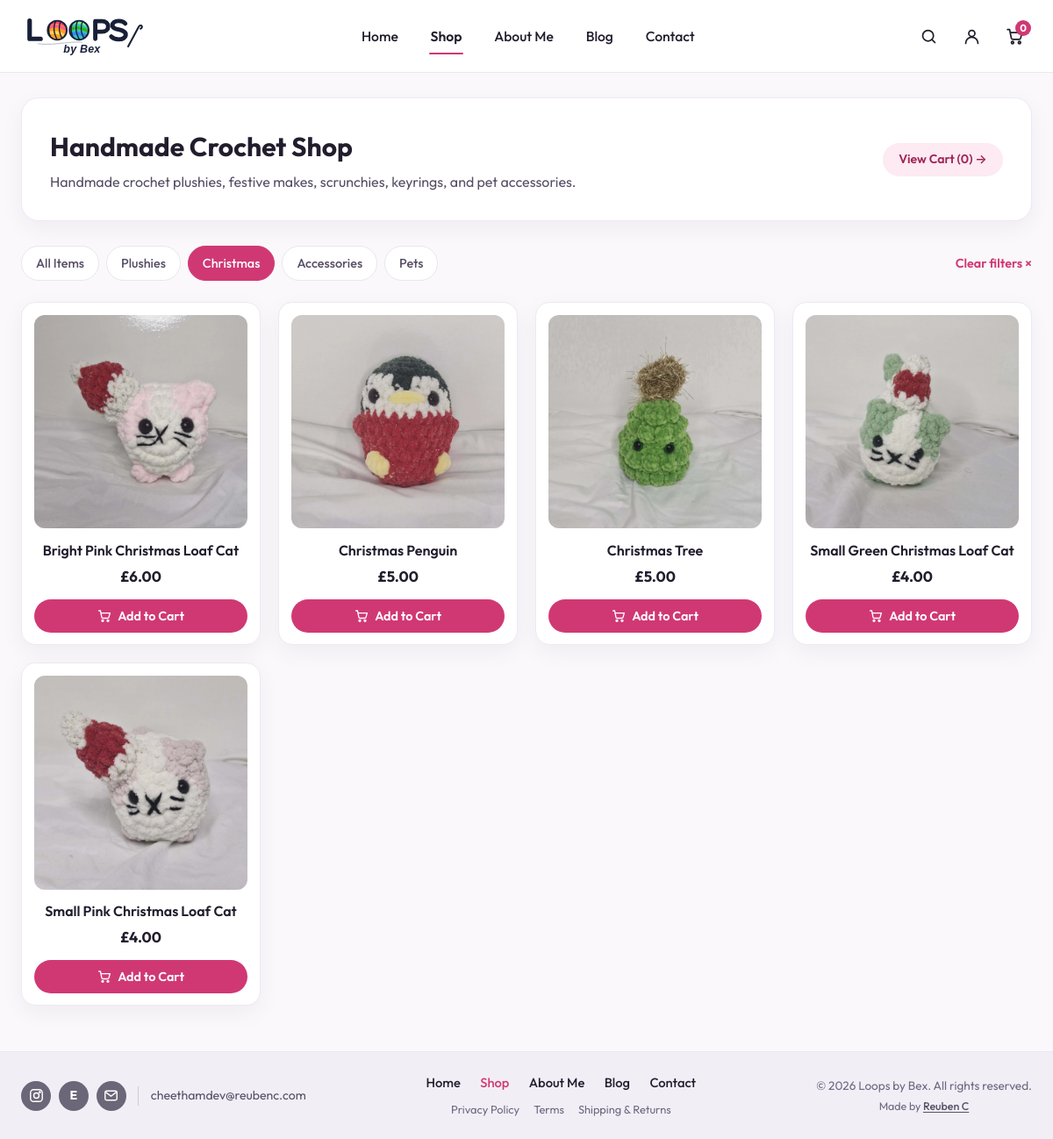
The app's page /shop?category=Christmas with its own data.
### tables this page shows
CREATE TABLE IF NOT EXISTS products (
    id INT UNSIGNED AUTO_INCREMENT PRIMARY KEY,
    slug VARCHAR(120) NOT NULL,
    name VARCHAR(160) NOT NULL,
    category VARCHAR(80) NOT NULL DEFAULT 'Plushies',
    short_description VARCHAR(255) NOT NULL DEFAULT '',
    description TEXT NOT NULL,
    price_pence INT UNSIGNED NOT NULL DEFAULT 0,
    image_path VARCHAR(255) NOT NULL,
    side_image_path VARCHAR(255) NOT NULL DEFAULT '',
    stock_qty INT UNSIGNED NOT NULL DEFAULT 10,
    is_featured_main TINYINT(1) NOT NULL DEFAULT 0,
    is_featured_sidebar TINYINT(1) NOT NULL DEFAULT 0,
    is_active TINYINT(1) NOT NULL DEFAULT 1,
    sort_order INT UNSIGNED NOT NULL DEFAULT 0,
    created_at TIMESTAMP NOT NULL DEFAULT CURRENT_TIMESTAMP,
    UNIQUE KEY uq_products_slug (slug),
    KEY idx_products_active_sort (is_active, sort_order)
);

### includes/cart.php (called while the page is built, shortened)
<?php
function get_raw_cart(): array
{
    return $_SESSION['cart'];
}
function get_cart_item_count(): int
{
    $total = 0;
    return $total;
}

### includes/catalog.php (called while the page is built, shortened)
<?php
function get_all_products(?PDO $pdo): array
{
    $defaultsBySlug = [];
    foreach (default_placeholder_products() as $item) {
        $defaultsBySlug[$item['slug']] = $item;
    }
    if ($pdo instanceof PDO) {
        try {
            $stmt = $pdo->query(
                "SELECT * FROM products
                 WHERE is_active = 1 AND slug NOT LIKE 'placeholder-%'
                 ORDER BY sort_order ASC, id ASC"
            );
            $rows = $stmt ? $stmt->fetchAll() : [];
            if (!empty($rows)) {
                return array_map(static function (array $row) use ($defaultsBySlug): array {
                    $slug = (string) ($row['slug'] ?? '');
                    $fallbackSide = $defaultsBySlug[$slug]['side_image_path'] ?? '';
                    $row['id'] = (int) $row['id'];
                    $row['price_pence'] = (int) $row['price_pence'];
                    $row['stock_qty'] = (int) $row['stock_qty'];
                    $row['is_featured_main'] = (int) $row['is_featured_main'];
                    $row['is_featured_sidebar'] = (int) $row['is_featured_sidebar'];
                    $row['side_image_path'] = trim((string) ($row['side_image_path'] ?? '')) !== ''
                        ? (string) $row['side_image_path']
                        : $fallbackSide;
                    $row['color_options'] = $defaultsBySlug[$slug]['color_options'] ?? [];
                    return $row;
                }, $rows);
            }
        } catch (PDOException $e) {
            error_log('catalog query fallback: ' . $e->getMessage());
        }
    }
    return default_placeholder_products();
}
function filter_products(array $products, string $query = '', string $category = ''): array
{
    $query = mb_strtolower(trim($query));
    $category = trim($category);
    return array_values(array_filter($products, static function (array $product) use ($query, $category): bool {
        if ($category !== '' && strcasecmp($product['category'], $category) !== 0) {
            return false;
        }
        if ($query !== '') {
            $haystack = mb_strtolower($product['name'] . ' ' . $product['category'] . ' ' . $product['short_description']);
            if (!str_contains($haystack, $query)) {
                return false;
            }
        }
        return true;
    }));
}
function get_product_categories(array $products): array
{
    $categories = [];
    foreach ($products as $product) {
        $cat = (string) ($product['category'] ?? '');
        if ($cat !== '' && !in_array($cat, $categories, true)) {
            $categories[] = $cat;
        }
    }
    return $categories;
}

### includes/bootstrap.php (called while the page is built, shortened)
<?php
require_once __DIR__ . '/../config.php';
require_once __DIR__ . '/security.php';
if (is_file(__DIR__ . '/catalog.php')) {
    require_once __DIR__ . '/catalog.php';
}
if (is_file(__DIR__ . '/cart.php')) {
    require_once __DIR__ . '/cart.php';
}
function e(mixed $value): string
{
    return htmlspecialchars((string) $value, ENT_QUOTES | ENT_SUBSTITUTE, 'UTF-8');
}
function format_gbp(int $pence): string
{
    $negative = $pence < 0;
    $abs = abs($pence);
    return ($negative ? '-' : '') . '£' . number_format($abs / 100, 2, '.', ',');
}

### pages/shop.php (the view, shortened to what this page needs)
<?php
require_once __DIR__ . '/../includes/bootstrap.php';
$allProducts = get_all_products($pdo);
$categories = get_product_categories($allProducts);
$selectedCategory = trim((string) ($_GET['category'] ?? ''));
$searchQuery = trim((string) ($_GET['q'] ?? ''));
$filteredProducts = filter_products($allProducts, $searchQuery, $selectedCategory);
require_once __DIR__ . '/../partials/header.php';
?>
<main class="site-main" id="main-content">
    <div class="site-container">
        <div class="page-header-band">
            <div>
                <h1>Handmade Crochet Shop</h1>
                <p>Handmade crochet plushies, festive makes, scrunchies, keyrings, and pet accessories.</p>
            </div>
            <a href="/cart" class="btn btn-soft-pink btn-sm">View Cart (<?php echo (int) get_cart_item_count(); ?>) &rarr;</a>
        </div>
        <div class="filter-bar">
            <nav class="category-pills" aria-label="Product categories">
                <a href="/shop<?php echo $searchQuery !== '' ? '?q=' . urlencode($searchQuery) : ''; ?>"
                   class="category-pill<?php echo $selectedCategory === '' ? ' is-active' : ''; ?>"
                   <?php echo $selectedCategory === '' ? 'aria-current="page"' : ''; ?>>
                    All Items
                </a>
                <?php foreach ($categories as $cat): ?>
                    <?php
                    $catParams = ['category' => $cat];
                    $isSelectedCat = strcasecmp($selectedCategory, $cat) === 0;
                    ?>
                    <a href="/shop?<?php echo e(http_build_query($catParams)); ?>"
                       class="category-pill<?php echo $isSelectedCat ? ' is-active' : ''; ?>"
                       <?php echo $isSelectedCat ? 'aria-current="page"' : ''; ?>>
                        <?php echo e($cat); ?>
                    </a>
                <?php endforeach; ?>
            </nav>
            <?php if ($searchQuery !== '' || $selectedCategory !== ''): ?>
                <a href="/shop" class="text-arrow-link">Clear filters &times;</a>
            <?php endif; ?>
        </div>
        <?php if (empty($filteredProducts)): ?>
            <div class="panel-card">
                <h2>No matching crochet items found</h2>
                <p>Try clearing your search filter or browsing all categories.</p>
                <p style="margin-top: 1rem;">
                    <a href="/shop" class="btn btn-primary btn-sm">Show All Products</a>
                </p>
            </div>
        <?php else: ?>
            <div class="shop-grid">
                <?php foreach ($filteredProducts as $product): ?>
                    <article class="product-card">
                        <a href="/product?slug=<?php echo urlencode($product['slug']); ?>" class="product-card-media">
                            <img src="<?php echo e($product['image_path']); ?>" alt="<?php echo e($product['name']); ?>" width="320" height="256" loading="lazy">
                        </a>
                        <h2 class="product-card-title">
                            <a href="/product?slug=<?php echo urlencode($product['slug']); ?>"><?php echo e($product['name']); ?></a>
                        </h2>
                        <p class="product-card-price"><?php echo e(format_gbp((int) $product['price_pence'])); ?></p>
                        <form action="/cart-action.php" method="POST" class="product-card-form">
                            <button type="submit" class="btn btn-primary" aria-label="Add <?php echo e($product['name']); ?> to cart">
                                <span>Add to Cart</span>
                            </button>
                        </form>
                    </article>
                <?php endforeach; ?>
            </div>
        <?php endif; ?>
    </div>
</main>
<?php require_once __DIR__ . '/../partials/footer.php'; ?>

### style/global.css (style rules this page uses)
:root { --font-main: "Outfit", -apple-system, BlinkMacSystemFont, "Segoe UI", sans-serif; --bg-page: #faf8fb; --bg-surface: #ffffff; --bg-footer: #f2eef6; --bg-hero: linear-gradient(135deg, #eae6f4 0%, #e4def1 52%, #ddd5ec 100%); --bg-soft-pink: #fdeaf2; --bg-soft-pink-hover: #f9d6e6; --text-primary: #221d2d; --text-secondary: #574f66; --text-muted: #706880; --brand-pink: #d03874; --brand-pink-hover: #b52b62; --brand-pink-soft-text: #9e2455; --border-subtle: #ece5f0; --border-card: #efe8f2; --shadow-card: 0 8px 26px rgba(45, 25, 60, 0.05); --shadow-hover: 0 12px 28px rgba(208, 56, 116, 0.16); --radius-xl: 20px; --radius-lg: 16px; --radius-md: 12px; --radius-pill: 999px; }
*, *::before, *::after { box-sizing: border-box; margin: 0; padding: 0; }
html { font-size: 16px; scroll-behavior: smooth; }
body.site-body { min-height: 100vh; display: flex; flex-direction: column; font-family: var(--font-main); color: var(--text-primary); background-color: var(--bg-page); line-height: 1.55; -webkit-font-smoothing: antialiased; }
img, svg { max-width: 100%; display: block; }
a { color: inherit; text-decoration: none; }
button, input, select, textarea { font-family: inherit; font-size: 1rem; color: inherit; }
.site-container { width: 100%; max-width: 1320px; margin: 0 auto; padding: 0 1.5rem; }
.site-main { flex: 1; padding: 1.75rem 0 3.25rem; }
.btn { display: inline-flex; align-items: center; justify-content: center; gap: 0.45rem; border: none; border-radius: var(--radius-pill); font-weight: 600; font-size: 0.95rem; padding: 0.72rem 1.45rem; cursor: pointer; transition: transform 0.18s ease, box-shadow 0.18s ease, background-color 0.18s ease, color 0.18s ease; text-decoration: none; white-space: nowrap; }
.btn-sm { padding: 0.5rem 1.15rem; font-size: 0.88rem; }
.btn-primary { background-color: var(--brand-pink); color: #ffffff; }
.btn-soft-pink { background-color: var(--bg-soft-pink); color: var(--brand-pink-soft-text); }
.text-arrow-link { font-size: 0.9rem; font-weight: 600; color: var(--brand-pink); display: inline-flex; align-items: center; gap: 0.25rem; }
.page-header-band { background: var(--bg-surface); border: 1px solid var(--border-card); border-radius: var(--radius-xl); padding: 2rem; margin-bottom: 1.75rem; box-shadow: var(--shadow-card); display: flex; flex-wrap: wrap; align-items: center; justify-content: space-between; gap: 1rem; }
.page-header-band h1 { font-size: clamp(1.65rem, 2.5vw, 2.2rem); font-weight: 700; }
.page-header-band p { color: var(--text-secondary); margin-top: 0.25rem; }

### style/shop.css (style rules this page uses)
.filter-bar { display: flex; flex-wrap: wrap; align-items: center; justify-content: space-between; gap: 1rem; margin-bottom: 1.5rem; }
.category-pills { display: flex; flex-wrap: wrap; gap: 0.5rem; }
.category-pill { padding: 0.48rem 1rem; border-radius: var(--radius-pill); border: 1px solid var(--border-subtle); background: #ffffff; font-size: 0.9rem; font-weight: 500; color: var(--text-secondary); }
.category-pill:hover, .category-pill.is-active { background-color: var(--brand-pink); border-color: var(--brand-pink); color: #ffffff; }
.shop-grid { display: grid; grid-template-columns: repeat(auto-fill, minmax(245px, 1fr)); gap: 1.25rem; }
.product-card { background-color: var(--bg-surface); border: 1px solid var(--border-card); border-radius: var(--radius-lg); padding: 0.85rem; display: flex; flex-direction: column; align-items: center; text-align: center; box-shadow: var(--shadow-card); transition: transform 0.2s ease, box-shadow 0.2s ease; }
.product-card-media { width: 100%; aspect-ratio: 1/1; border-radius: var(--radius-md); overflow: hidden; background-color: #f8f2f7; margin-bottom: 0.8rem; }
.product-card-media img { width: 100%; height: 100%; object-fit: cover; }
.product-card-title { font-size: 1rem; font-weight: 600; color: var(--text-primary); margin-bottom: 0.25rem; }
.product-card-price { font-size: 1.05rem; font-weight: 700; color: var(--text-primary); margin-bottom: 0.8rem; }
.product-card-form { width: 100%; margin-top: auto; }
.product-card-form .btn { width: 100%; padding: 0.62rem 1rem; font-size: 0.9rem; }
.product-card-form svg { width: 16px; height: 16px; }

### records on screen
products: image_path (picture), name "Bright Pink Christmas Loaf Cat", price_pence "£6.00"
products: image_path (picture), name "Christmas Penguin", price_pence "£5.00"
products: image_path (picture), name "Christmas Tree", price_pence "£5.00"
products: image_path (picture), name "Small Green Christmas Loaf Cat", price_pence "£4.00"
products: image_path (picture), name "Small Pink Christmas Loaf Cat", price_pence "£4.00"

### other values on screen
$item['label'] "Home"
$item['label'] "Shop"
$item['label'] "About Me"
$item['label'] "Blog"
$item['label'] "Contact"
$cartCount "0"
get_cart_item_count() "0"
$cat "Plushies"
$cat "Christmas"
$cat "Accessories"
$cat "Pets"
$contactEmail "cheethamdev@reubenc.com"
